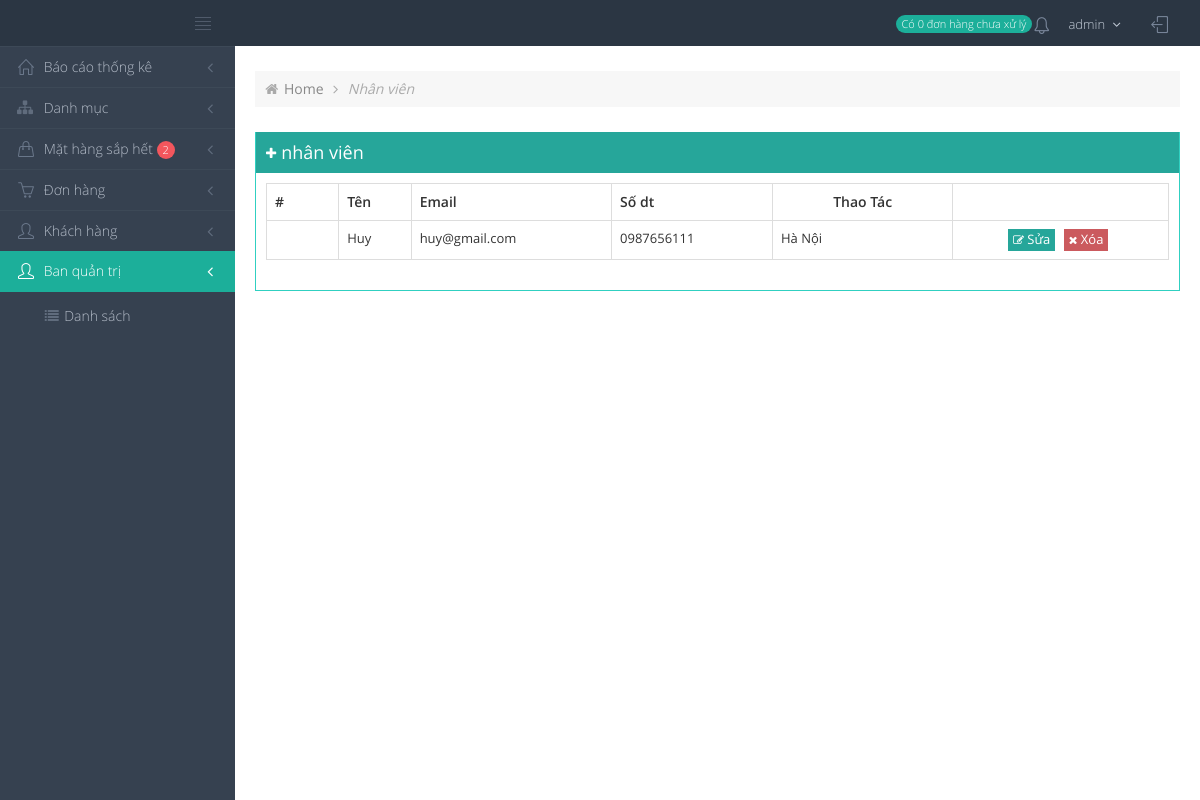
/admin/modules/nv/index.php (signed in), run on the app's committed database.
### tables this page shows
CREATE TABLE `nhanvien` (
  `id` int(11) NOT NULL,
  `ten` varchar(255) DEFAULT NULL,
  `email` varchar(255) DEFAULT NULL,
  `sodienthoai` varchar(255) DEFAULT NULL,
  `matkhau` varchar(255) DEFAULT NULL,
  `diachi` varchar(255) NOT NULL
);

### libraries/Function.php (called while the page is built, shortened)
                   <?php
   function base_url()
   {
      return $url  = "http://localhost:8000/";
        return 'http://'.$_SERVER["SERVER_NAME"].'/';
   }
   function base_admin()
   {
       return  base_url() ."admin/";
   }
?>

### libraries/Database.php (called while the page is built, shortened)
<?php
    class Database
    {
        public $link;
        public function __construct()
        {
            $this->link = mysqli_connect("127.0.0.1","root","root","database_125","8889") or die ("Errors Connect DB");
            mysqli_set_charset($this->link,"utf8");
        }
        public  function fetchJone($table,$sql ,$page = 0,$row ,$pagi = false )
        {
            $data = [];
            if ($pagi == true )
            {
                $total = $this->totalSql($sql);
                $sotrang = ceil($total / $row);
                $start = ($page - 1 ) * $row ;
                $sql .= " LIMIT $start,$row";
                $data = [ "page" => $sotrang];
                $result = mysqli_query($this->link,$sql) or die("Lỗi truy vấn fetchJone ---- " .mysqli_error($this->link));
            }
            else
            {
                $result = mysqli_query($this->link,$sql) or die("Lỗi truy vấn fetchJone ---- " .mysqli_error($this->link));
            }
            if( $result)
            {
                while ($num = mysqli_fetch_assoc($result))
                {
                    $data[] = $num;
                }
            }
            return $data;
        }
    }
?>

### admin/autoload/autoload.php (called while the page is built, shortened)
<?php
    require_once __DIR__ . "/../../libraries/Database.php";
    require_once __DIR__ . "/../../libraries/Function.php";
    $db = new Database();

### admin/modules/nv/index.php (the view, shortened to what this page needs)
<?php
    include __DIR__ ."/../../autoload/autoload.php";
    if(isset($_GET['page']))
    {
        $p = $_GET['page'];
    }
    else
    {
        $p = 1;
    }
    $sql = " SELECT * FROM nhanvien WHERE 1";
    $admin = $db->fetchJone("nhanvien",$sql,$page = $p,5,false);
?>
<?php
    include __DIR__ ."/../../layouts/header.php";
 ?>
     <div class="page-content-wrapper">
        <div class="page-content">
            <div class="page-bar">
                <ul class="page-breadcrumb">
                    <li>
                        <i class="fa fa-home"></i>
                        <a href="<?php echo base_admin() ?>">Home</a>
                        <i class="fa fa-angle-right"></i>
                    </li>
                    <li>
                        <i> Nhân viên </i>
                    </li>
                </ul>
            </div>
            <div class="portlet box green">
                <div class="portlet-title">
                    <div class="caption">
                        <i class="fa fa-plus"></i> nhân viên
                    </div>
                </div>
                <div class="portlet-body">
                    <div class="table-responsive">
                        <table class="table table-bordered">
                            <thead>
                                <tr>
                                    <th> #</th>
                                    <th> Tên </th>
                                    <th> Email </th>
                                    <th> Số dt  </th>
                                    <th class="text-center" style="width: 20%"> Thao Tác </th>
                                </tr>
                            </thead>
                            <tbody>
                                <?php foreach($admin as $item) :?>
                                <tr>
                                   <td><input type="checkbox" name="" ></td>
                                   <td><?php echo $item['ten'] ?></td>
                                   <td><?php echo $item['email'] ?></td>
                                   <td> <?php echo $item['sodienthoai'] ?></td>
                                   <td> <?php echo $item['diachi'] ?></td>
                                   <td class="text-center">
                                        <a href="edit.php?id=<?php echo $item['id'] ?>" class="btn default btn-xs green"><i class="fa fa-edit"></i> Sửa</a>
                                        <a  href="delete.php?id=<?php echo $item['id'] ?>" class="btn default btn-xs red" onclick="return confirm('Bạn có muốn xóa không ? ')";> <i class="fa fa-times"></i> Xóa</a>
                                    </td>
                                </tr>
                                <?php endforeach ; ?>
                            </tbody>
                        </table>
                    </div>
                </div>
            </div>
        </div>
    </div>
 <?php
    include __DIR__ ."/../../layouts/footer.php";
 ?>

### public/admin/css/darkblue.css (style rules this page uses)
@media (min-width: 992px) { .page-sidebar-fixed:not(.page-footer-fixed) .page-content { border-bottom: 0; } }
body { background-color: #364150; }

### data on the page
nhanvien: ten "Huy", email "huy@gmail.com", sodienthoai "0987656111", diachi "Hà Nội"

### other printed values
$sodonhangf[0]['sohh'] "0"
$_SESSION['admin_name'] "admin"
$soluongton[0]['sl'] "2"
